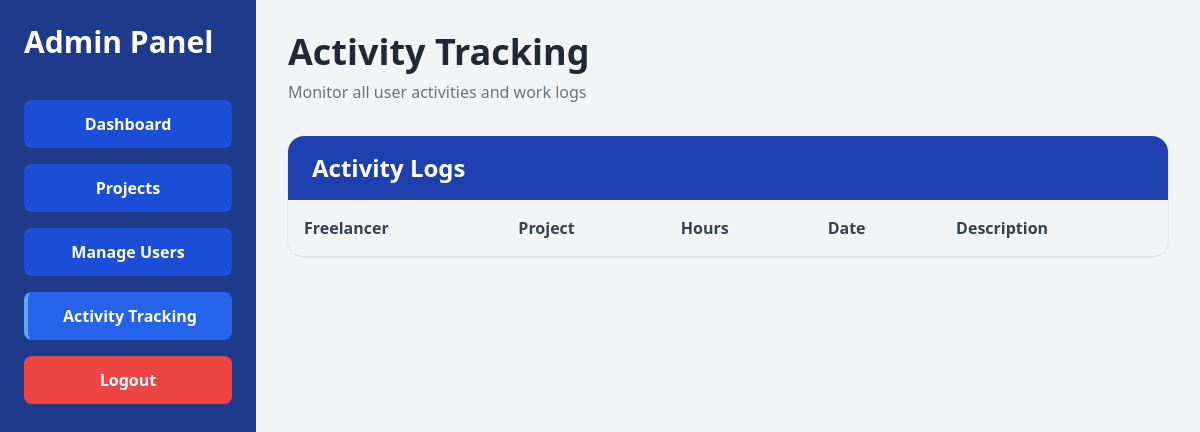
The page /admin/activity (signed in) on the database as committed earlier.
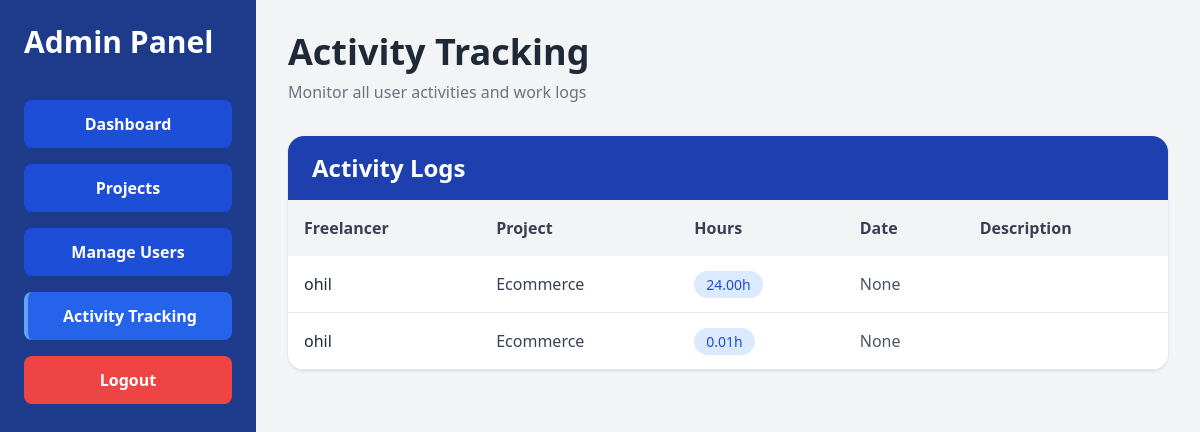
The same page on the database as committed later.
### tables this page shows
CREATE TABLE time_logs(
        id INTEGER PRIMARY KEY AUTOINCREMENT,
        project_id INTEGER,
        hours REAL,
        user_id INTEGER
    , description TEXT, date TIMESTAMP);

CREATE TABLE users (
    id INTEGER PRIMARY KEY AUTOINCREMENT,
    username TEXT UNIQUE,
    password TEXT,
    role TEXT
, email TEXT, created_at TIMESTAMP, status TEXT);

CREATE TABLE projects(
        id INTEGER PRIMARY KEY AUTOINCREMENT,
        name TEXT,
        type TEXT,
        rate INTEGER,
        status TEXT,
        user_id INTEGER
    , created_at TIMESTAMP, deadline TEXT, description TEXT);

### app.py (the view)
@app.route("/admin/activity")
@admin_required
def admin_activity():
    conn = get_db_connection()
    logs = conn.execute("""
        SELECT time_logs.*, projects.name as project_name, users.username
        FROM time_logs
        JOIN projects ON time_logs.project_id = projects.id
        JOIN users ON time_logs.user_id = users.id
        ORDER BY time_logs.date DESC LIMIT 100
    """).fetchall()
    close_db_connection(conn)
    return render_template("admin_activity.html", logs=logs)

### app.py (called while the page is built)
def admin_required(f):
    @wraps(f)
    def decorated_function(*args, **kwargs):
        if "user_id" not in session:
            return redirect("/login")
        if session.get("role") != "admin":
            return "Access Denied", 403
        return f(*args, **kwargs)
    return decorated_function

### database.py (called while the page is built)
def get_db_connection():
    conn = sqlite3.connect(DATABASE_PATH)
    conn.row_factory = sqlite3.Row
    return conn

def close_db_connection(conn):
    if conn:
        conn.close()

### templates/admin_activity.html (shortened to what this page needs)
<!DOCTYPE html>
<html lang="en">
<head>
    <script src="https://cdn.tailwindcss.com"></script>
</head>
<body class="bg-gray-100">
<div class="flex h-screen">
    <div class="w-64 bg-blue-900 text-white p-6 overflow-y-auto">
        <h1 class="text-3xl font-bold mb-10">
            Admin Panel
        </h1>
        <div class="space-y-4">
            <a href="/"
               class="block bg-blue-700 hover:bg-blue-600 px-4 py-3 rounded-lg text-center font-semibold transition">
                Dashboard
            </a>
            <a href="/projects"
               class="block bg-blue-700 hover:bg-blue-600 px-4 py-3 rounded-lg text-center font-semibold transition">
                Projects
            </a>
            <a href="/admin/users"
               class="block bg-blue-700 hover:bg-blue-600 px-4 py-3 rounded-lg text-center font-semibold transition">
                Manage Users
            </a>
            <a href="/admin/activity"
               class="block bg-blue-600 hover:bg-blue-500 px-4 py-3 rounded-lg text-center font-semibold transition border-l-4 border-blue-400">
                Activity Tracking
            </a>
            <a href="/logout"
               class="block bg-red-500 hover:bg-red-600 px-4 py-3 rounded-lg text-center font-semibold transition">
                Logout
            </a>
        </div>
    </div>
    <div class="flex-1 p-8 overflow-auto">
        <div class="mb-8">
            <div>
                <h2 class="text-4xl font-bold text-gray-800">
                    Activity Tracking
                </h2>
                <p class="text-gray-500 mt-2">
                    Monitor all user activities and work logs
                </p>
            </div>
        </div>
        <div class="bg-white rounded-2xl shadow overflow-hidden">
            <div class="bg-blue-800 text-white px-6 py-4">
                <h2 class="text-2xl font-bold">
                    Activity Logs
                </h2>
            </div>
            <table class="w-full">
                <thead class="bg-gray-100 text-gray-700">
                    <tr>
                        <th class="p-4 text-left font-semibold">Freelancer</th>
                        <th class="p-4 text-left font-semibold">Project</th>
                        <th class="p-4 text-left font-semibold">Hours</th>
                        <th class="p-4 text-left font-semibold">Date</th>
                        <th class="p-4 text-left font-semibold">Description</th>
                    </tr>
                </thead>
                <tbody>
                {% for log in logs %}
                    <tr class="border-b hover:bg-gray-50 transition">
                        <td class="p-4 font-medium text-gray-800">{{ log.username }}</td>
                        <td class="p-4 text-gray-700">{{ log.project_name }}</td>
                        <td class="p-4">
                            <span class="bg-blue-100 text-blue-700 px-3 py-1 rounded-full text-sm font-medium">
                                {{ "%.2f"|format(log.hours) }}h
                            </span>
                        </td>
                        <td class="p-4 text-gray-600">{{ log.date }}</td>
                        <td class="p-4 text-gray-600 max-w-xs">{{ log.description }}</td>
                    </tr>
                {% endfor %}
                </tbody>
            </table>
        </div>
    </div>
</div>
</body>
</html>

Rows that differ between the two databases and show on the page:
added time_logs: username "ohil", project_name "Ecommerce", hours "24.00", date "None"
added time_logs: username "ohil", project_name "Ecommerce", hours "0.01", date "None"
